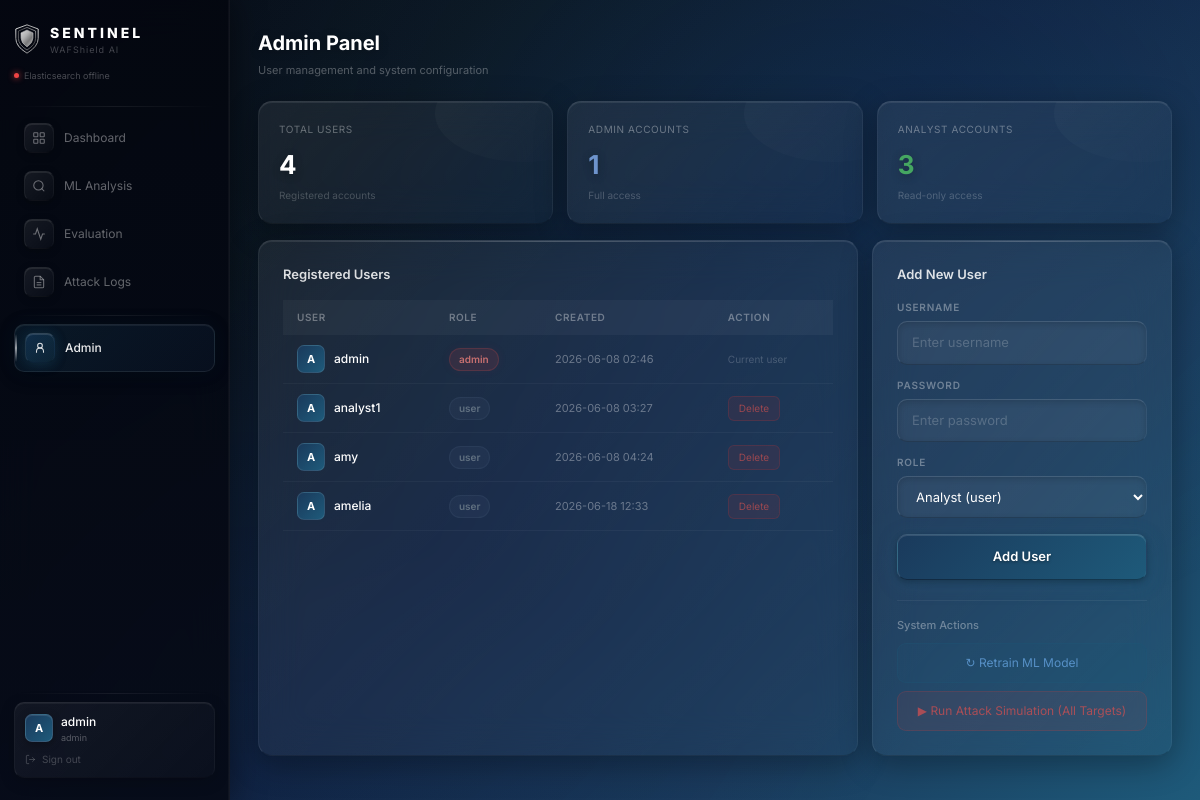
Page /admin (signed in) on the committed database.
### tables this page shows
CREATE TABLE users (
                username TEXT PRIMARY KEY,
                password TEXT,
                role TEXT,
                created_at TEXT);

### waf_flask/app.py (the view)
@app.route('/admin')
@admin_required
def admin():
    conn = get_db()
    users = conn.execute(
        "SELECT username, role, created_at FROM users").fetchall()
    conn.close()
    return render_template('admin.html',
                           username=session['username'],
                           role=session['role'],
                           users=users,
                           session_username=session['username'],
                           msg=None,
                           success=None)

### waf_flask/app.py (called while the page is built)
def get_db():
    conn = sqlite3.connect(DB_PATH)
    conn.row_factory = sqlite3.Row
    return conn

def admin_required(f):
    from functools import wraps
    @wraps(f)
    def decorated(*args, **kwargs):
        if 'username' not in session:
            return redirect(url_for('login'))
        if session.get('role') != 'admin':
            return redirect(url_for('dashboard'))
        return f(*args, **kwargs)
    return decorated

### waf_flask/templates/admin.html (shortened to what this page needs)
{% extends "base.html" %}
{% block content %}
<div class="page-header">
    <div class="page-title">Admin Panel</div>
    <div class="page-subtitle">User management and system configuration</div>
</div>
<div style="display:grid;grid-template-columns:repeat(3,1fr);gap:14px;margin-bottom:16px;">
    <div class="stat-card">
        <div class="stat-label">Total Users</div>
        <div class="stat-value">{{ users|length }}</div>
        <div class="stat-sub">Registered accounts</div>
    </div>
    <div class="stat-card">
        <div class="stat-label">Admin Accounts</div>
        <div class="stat-value" style="color:rgba(120,160,220,0.9);">{{ users|selectattr('role','equalto','admin')|list|length }}</div>
        <div class="stat-sub">Full access</div>
    </div>
    <div class="stat-card">
        <div class="stat-label">Analyst Accounts</div>
        <div class="stat-value" style="color:rgba(74,180,100,0.9);">{{ users|selectattr('role','equalto','user')|list|length }}</div>
        <div class="stat-sub">Read-only access</div>
    </div>
</div>
<div style="display:grid;grid-template-columns:2fr 1fr;gap:14px;">
    <div class="glass-card" style="padding:24px;">
        <div style="font-size:13px;font-weight:600;color:rgba(255,255,255,0.85);margin-bottom:16px;">Registered Users</div>
        <table class="data-table">
            <thead>
                <tr>
                    <th>User</th>
                    <th>Role</th>
                    <th>Created</th>
                    <th>Action</th>
                </tr>
            </thead>
            <tbody>
                {% for user in users %}
                <tr>
                    <td>
                        <div style="display:flex;align-items:center;gap:9px;">
                            <div style="width:28px;height:28px;border-radius:7px;
                                background:linear-gradient(135deg,#1a3a5c,#1e5a7a);
                                border:1px solid rgba(255,255,255,0.1);
                                display:flex;align-items:center;justify-content:center;
                                font-size:11px;font-weight:700;color:white;flex-shrink:0;">
                                {{ user.username[0].upper() }}
                            </div>
                            <div>
                                <div style="font-size:12px;color:white;font-weight:500;">{{ user.username }}</div>
                            </div>
                        </div>
                    </td>
                    <td>
                        <span class="badge {{ 'badge-sql' if user.role == 'admin' else 'badge-other' }}">
                            {{ user.role }}
                        </span>
                    </td>
                    <td style="font-size:11px;color:rgba(255,255,255,0.35);">{{ user.created_at }}</td>
                    <td>
                        {% if user.username != session_username %}
                        <form method="POST" action="/admin/delete-user" style="display:inline;">
                            <button type="submit" onclick="return confirm('Delete {{ user.username }}?')"
                                style="font-size:10px;padding:4px 10px;border-radius:6px;cursor:pointer;
                                background:rgba(200,50,50,0.1);border:1px solid rgba(200,50,50,0.2);
                                color:rgba(200,80,80,0.7);transition:all 0.2s;">
                                Delete
                            </button>
                        </form>
                        {% else %}
                        <span style="font-size:10px;color:rgba(255,255,255,0.2);">Current user</span>
                        {% endif %}
                    </td>
                </tr>
                {% endfor %}
            </tbody>
        </table>
    </div>
    <div class="glass-card" style="padding:24px;">
        <div style="font-size:13px;font-weight:600;color:rgba(255,255,255,0.85);margin-bottom:16px;">Add New User</div>
        <form method="POST" action="/admin/add-user">
            <label class="form-label">Username</label>
            <input type="text" name="username" class="form-input" placeholder="Enter username" required style="margin-bottom:13px;" autocomplete="off">
            <label class="form-label">Password</label>
            <input type="password" name="password" class="form-input" placeholder="Enter password" required style="margin-bottom:13px;">
            <label class="form-label">Role</label>
            <select name="role" class="form-input" style="margin-bottom:16px;cursor:pointer;">
                <option value="user">Analyst (user)</option>
            </select>
            <button type="submit" class="btn-primary">Add User</button>
        </form>
        <div style="margin-top:20px;padding-top:16px;border-top:1px solid rgba(255,255,255,0.06);">
            <div style="font-size:11px;color:rgba(255,255,255,0.35);margin-bottom:10px;font-weight:500;">System Actions</div>
            <button onclick="retrainModel()" id="retrain-btn" style="width:100%;padding:10px;border-radius:9px;font-size:12px;cursor:pointer;margin-bottom:8px;
                background:rgba(30,90,122,0.15);border:1px solid rgba(30,90,122,0.25);
                color:rgba(100,160,220,0.8);transition:all 0.2s;">
                ↻ Retrain ML Model
            </button>
            <button onclick="runSimulation()" id="sim-btn2" style="width:100%;padding:10px;border-radius:9px;font-size:12px;cursor:pointer;
                background:rgba(200,60,60,0.1);border:1px solid rgba(200,60,60,0.2);
                color:rgba(220,80,80,0.7);transition:all 0.2s;">
                ▶ Run Attack Simulation (All Targets)
            </button>
        </div>
    </div>
</div>
{% endblock %}

### waf_flask/templates/base.html (shortened to what this page needs)
<!DOCTYPE html>
<html lang="en">
<head>
    <script src="https://cdn.tailwindcss.com"></script>
</head>
<body>
<div class="layout">
    <aside class="sidebar">
        <div class="sidebar-logo">
            <div>
                <div class="brand-name">SENTINEL</div>
                <div class="brand-sub">WAFShield AI</div>
            </div>
        </div>
        <div class="es-status">
            <div class="es-dot" id="es-dot"></div>
            <div class="es-text" id="es-text">Checking status...</div>
        </div>
        <div class="sidebar-divider"></div>
        <a href="/dashboard" class="nav-item {% if request.path == '/dashboard' %}active{% endif %}">
            <div class="nav-icon">
                <svg width="14" height="14" viewBox="0 0 24 24" fill="none" stroke="rgba(255,255,255,{% if request.path == '/dashboard' %}0.85{% else %}0.4{% endif %})" stroke-width="1.8"><rect x="3" y="3" width="7" height="7" rx="1"/><rect x="14" y="3" width="7" height="7" rx="1"/><rect x="3" y="14" width="7" height="7" rx="1"/><rect x="14" y="14" width="7" height="7" rx="1"/></svg>
            </div>
            <span class="nav-label">Dashboard</span>
        </a>
        <a href="/ml-analysis" class="nav-item {% if request.path == '/ml-analysis' %}active{% endif %}">
            <div class="nav-icon">
                <svg width="14" height="14" viewBox="0 0 24 24" fill="none" stroke="rgba(255,255,255,{% if request.path == '/ml-analysis' %}0.85{% else %}0.4{% endif %})" stroke-width="1.8"><circle cx="11" cy="11" r="8"/><path d="m21 21-4.35-4.35"/></svg>
            </div>
            <span class="nav-label">ML Analysis</span>
        </a>
        <a href="/evaluation" class="nav-item {% if request.path == '/evaluation' %}active{% endif %}">
            <div class="nav-icon">
                <svg width="14" height="14" viewBox="0 0 24 24" fill="none" stroke="rgba(255,255,255,{% if request.path == '/evaluation' %}0.85{% else %}0.4{% endif %})" stroke-width="1.8"><polyline points="22 12 18 12 15 21 9 3 6 12 2 12"/></svg>
            </div>
            <span class="nav-label">Evaluation</span>
        </a>
        <a href="/logs" class="nav-item {% if request.path == '/logs' %}active{% endif %}">
            <div class="nav-icon">
                <svg width="14" height="14" viewBox="0 0 24 24" fill="none" stroke="rgba(255,255,255,{% if request.path == '/logs' %}0.85{% else %}0.4{% endif %})" stroke-width="1.8"><path d="M14 2H6a2 2 0 0 0-2 2v16a2 2 0 0 0 2 2h12a2 2 0 0 0 2-2V8z"/><polyline points="14 2 14 8 20 8"/><line x1="16" y1="13" x2="8" y2="13"/><line x1="16" y1="17" x2="8" y2="17"/></svg>
            </div>
            <span class="nav-label">Attack Logs</span>
        </a>
        <div class="sidebar-divider"></div>
        {% if role == 'admin' %}
        <a href="/admin" class="nav-item {% if request.path == '/admin' %}active{% endif %}">
            <div class="nav-icon">
                <svg width="14" height="14" viewBox="0 0 24 24" fill="none" stroke="rgba(255,255,255,{% if request.path == '/admin' %}0.85{% else %}0.4{% endif %})" stroke-width="1.8"><circle cx="12" cy="8" r="4"/><path d="M6 20v-2a6 6 0 0 1 12 0v2"/></svg>
            </div>
            <span class="nav-label">Admin</span>
        </a>
        {% endif %}
        <div class="nav-spacer"></div>
        <div class="sidebar-divider"></div>
        <div class="user-card">
            <div class="user-row">
                <div class="user-avatar">{{ username[0].upper() }}</div>
                <div>
                    <div class="user-name">{{ username }}</div>
                    <div class="user-role">{{ role }}</div>
                </div>
            </div>
            <a href="/logout" class="signout-btn">
                <svg width="11" height="11" viewBox="0 0 24 24" fill="none" stroke="currentColor" stroke-width="2"><path d="M9 21H5a2 2 0 0 1-2-2V5a2 2 0 0 1 2-2h4"/><polyline points="16 17 21 12 16 7"/><line x1="21" y1="12" x2="9" y2="12"/></svg>
                Sign out
            </a>
        </div>
    </aside>
    <main class="main-content">
        {% block content %}{% endblock %}
    </main>
</div>
</body>
</html>

### rows in the picture
users: username "A", username "admin", role "admin", created_at "2026-06-08 02:46", shows "Current user"
users: username "A", username "analyst1", role "user", created_at "2026-06-08 03:27"
users: username "A", username "amy", role "user", created_at "2026-06-08 04:24"
users: username "A", username "amelia", role "user", created_at "2026-06-18 12:33"

### other values in the picture
{{ username[0].upper() }} "A"
{{ username }} "admin"
{{ role }} "admin"
{{ users|length }} "4"
{{ users|selectattr('role','equalto','admin')|list|length }} "1"
{{ users|selectattr('role','equalto','user')|list|length }} "3"
